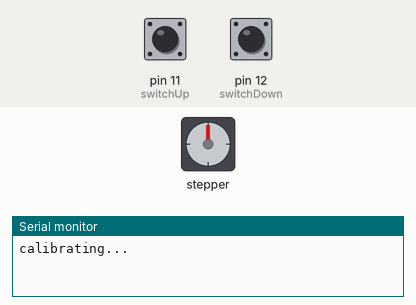
This sketch was run on a simulated Arduino Nano, built with avr-gcc and run on an emulated ATmega328P. Parts: stepper motor, the last lines printed to the serial monitor. Inputs (shaded band) come from the test bench; at power-on: pin 12 (switchDown) HIGH, pin 11 (switchUp) LOW. Stepper angles assume 200 steps per turn.

Above: at 1.3 s.
1.4 s: pin 12 (switchDown) pulled LOW for 0.15 s
At 2.5 s:
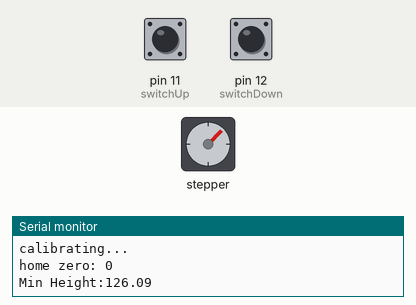
At 10.3 s:
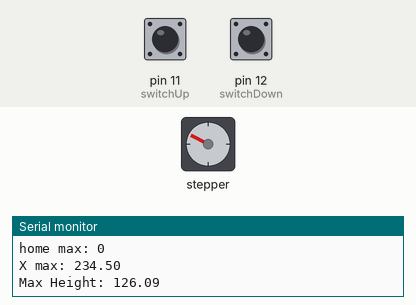
Timing chart, 0 to 11.8 s (numbered marks = the images above; inputs shaded):
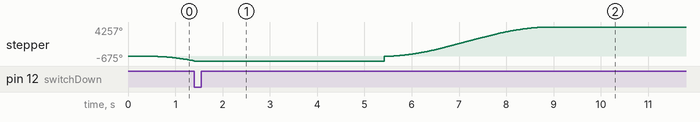

The sketch:

Codigo_Mesa_VX.ino
```cpp
/* *******************************
The table will be controled by the targetHeight variable. The stepper will control the
Table working variables:
  <XLow>  - interaxis horizontal distance of the bottom joints when table is in the minimum height ( lowermost position)
  <XHigh> - the same when the table is in the uppermost height.
  <maxHeight> - max height allowed for the table.Corresponds to <xHeight> + D1+D2
  <minHeigh> - min height allowed for the table. Corresponds to <xLow>
  <targetHeight> - the control variable of the elevation of the table
  <targetX> - the value of X corresponding to targetHeght
Table Configuration
   L - stands for the inteeraxis of elevation bars
   D1 - Stands for the distance between the upper axis of rotation of the elevation bar to top of table (Sliding disks).
   D2 - Stands for the distance between the lower axis of rotation of the elevation bar to bottom of table.

MODEL_ME_1 refers to the first table. If another one is produced the values below must be configured

Behaviour on BOOT:

 The table moves a litle bi upwards to prevent pressing the switch if it is down, then moves down until reaches de limit swirtch.
 After a pause, it moves up until reaches the upmost switch. This establishes the OPERATION RANGE. Then it moves down again to the
 normal working height (This must be defined after assembling it to the ROBOT)

Format and example of a JSON STRING command:

{"speed": "1500" , "targetHeight" : "120.5"}

THE MAXIMUM SPEED ALLOWED DEPENDS ON THE POWER SOURCE VOLTAGE, CURRENT AND THE QUALITY OF THE DRIVER.
THE ACCELSTEPPER LIBRARY ACCEPTS FREQUENCIES UP TO 4000 Hz
FOR MY DRIVER THE MAX CURRENT IS 3.5A POWER SOURCE VOLTAGE 24 V. THE MAX FREQ IS 4000 Hz in load free situation. At full load use 1000 Hz

****ALL print statements are for debugging ****

*********************************************/
#define MODEL_ME_1

#ifdef MODEL_ME_1
  double L =240.0; // mm
  double D1 = 41.0 ;  // Table intrinsic variable
  double D2 = 34.0 ;  // Table intrinsic variable
  const double XMIN = 234.5; // Physical dimension according to the position of the downmost limitswitch
#else
//  double L = 240.0; //
//  double D1 = 36.0 ; // Até aos patins de apoio
//  double D2 = 31.0 ;
//  const double XMIN = 230; // Physical dimension acording to table
#endif


#include <Arduino.h>
#include <Wire.h>
#include <AccelStepper.h>
#include <ArduinoJson.h>

// Define stepper motor connections and motor interface type. Motor interface type must be set to 1 when using a driver:
#define dirPin 2
#define stepPin 7
#define enablePin 4
#define switchDown 12
#define switchUp 11
#define motorInterfaceType 1
#define stepsPerRevolution 200
#define gearBoxRatio 20
#define HOMING_DISTANCE 80000000L


//Table variables
double xHigh , xLow , targetX ;
double targetHeight;
float  screwPitch = 1.5;
double maxHeight, minHeight;
double workingHeight =  130; // To be checked upon calibration DO NOT CHANGE

//Stepper Variables
int max_speed = 4000;     // In the accellstep lib this is the max frequency. For the current situation the max allowed by the DRIVER/MOTOR is 3000 Hz load free
int rotation_speed ;	  // 1000 Hz full load
long position;
long max_position;


const int JSON_CAPACITY = JSON_OBJECT_SIZE(2) + 40;  // Adjust the capacity as needed

// Create a new instance of the AccelStepper class:
AccelStepper stepper = AccelStepper(motorInterfaceType, stepPin, dirPin);

//******************* Funcao de HOMING ******************************
// Para evitar descer com o switchDown já pressionado, move para cima um pouco, e depois anda com o elevador para baixo até encontrar o switchDown
//(pino 12)
// All Serial.print statements are just for debuging purposes
//*******************************************************************

void calibrateStepper(){
    stepper.setCurrentPosition(0);
    Serial.println("calibrating...");
    stepper.setMaxSpeed(1200);
    if (digitalRead(switchDown) == 0) {
    position = 8000;
    stepper.runToNewPosition(position); //move UP a little to guarantee that microswitch is sufficiently appart
    stepper.setCurrentPosition(0);
    } ;
    delay(500);
    stepper.moveTo(-HOMING_DISTANCE);  // Move down
    while(digitalRead(switchDown) == 1){
      stepper.run();
    };
    stepper.stop();
    stepper.setCurrentPosition(0);
    xLow = XMIN;
    minHeight = L * sqrt(1 - sq(xLow/L ))+ D1 + D2;
    Serial.println("home zero: 0");
    Serial.print ("Min Height:");
    Serial.println(minHeight);
    delay(2000);
    stepper.moveTo(HOMING_DISTANCE);  // Move up
    while(digitalRead(switchUp) == 1){
      stepper.run();
      };
    stepper.stop();
    max_position = stepper.currentPosition();
    stepper.setCurrentPosition(max_position);
    stepper.runToNewPosition(max_position);
    xHigh = xLow - max_position*0.000375;  //max_position*(1/stepsPerRevolution)*(1/gearBoxRatio)*screwPitch;
    maxHeight = L * sqrt(1 - sq(xHigh/L ))+ D1 + D2;
    Serial.print("home max: ");
    Serial.println(max_position);
    Serial.print("X max: ");
    Serial.println(xHigh);

    Serial.print("Max Height: ");
    Serial.println(maxHeight);

    delay(2000);
    // DEFINE workingHeight
    workingHeight -= (D1 + D2);
    targetX = L * sqrt(1-sq(workingHeight/L));
    position = (long)((xLow - targetX)*stepsPerRevolution*gearBoxRatio/screwPitch); // Indicate desired position in no. of steps
    stepper.runToNewPosition(position);
    delay(2000);

}


void setup()
{
  // put your setup code here, to run once:s
  Serial.begin(115200);
  pinMode(dirPin, OUTPUT);
  pinMode(stepPin, OUTPUT);
  pinMode(enablePin, OUTPUT);
  pinMode(switchDown, INPUT);
  pinMode(switchDown, INPUT);
  stepper.setEnablePin(enablePin);
  stepper.setMinPulseWidth(10);
  digitalWrite(enablePin, HIGH);
  stepper.setMaxSpeed(max_speed);
  stepper.setAcceleration(1000);  //maxima aceleracao para uma carga de 25kg
  calibrateStepper();
}


void loop() {
  stepper.disableOutputs();
  delay(100);

//**************** receive and parse json string ***********************
  if (Serial.available() > 0) {
//  Read the incoming JSON string
    String jsonString = Serial.readString();
    //String jsonString = {"speed":"3000", "targetHeight": "135"};
    // Create a JSON buffer
    StaticJsonDocument<JSON_CAPACITY> jsonBuffer;
    // Deserialize the JSON string
    DeserializationError error = deserializeJson(jsonBuffer, jsonString);
    // Check if parsing was successful
    if (error == DeserializationError::Ok) {
      // Retrieve the values from the JSON
      int speed = jsonBuffer["speed"];
      if (speed > max_speed) speed = max_speed; //Limit maxspeed according to the Stepper driver.
      // Serial.println(speed);
      targetHeight = jsonBuffer["targetHeight"];
      targetHeight -= (D1 + D2);
      targetX = L * sqrt(1-sq(targetHeight/L));
      position = (long)((xLow - targetX)*stepsPerRevolution*gearBoxRatio/screwPitch); // Indicate desired position in no. of steps
      if (position > max_position || position < minHeight) {      // Test HIGHER and LOWER limits to protect the table
        position = stepper.currentPosition();
        Serial.println("Out of Range");
        } else {
          rotation_speed = speed;
          // Print the values to the Serial monitor
          Serial.print("Speed: ");
          Serial.println(speed);
          Serial.print("targetHeight: ");
          Serial.println(targetHeight+ D1 + D2);
          Serial.print("targetX: ");
          Serial.println(targetX);
          Serial.print("position: ");
          Serial.println(position);
        }
      } else {
        // Print an error message if parsing failed
        Serial.print("JSON parsing error: ");
        Serial.println(error.c_str());
      //**********************************************************************
      }
      stepper.enableOutputs();
      delay(300);
      stepper.setMaxSpeed(rotation_speed);
      delay(300);
      //stepper.runToNewPosition(stepper.currentPosition() + position);
      stepper.runToNewPosition(position);
      Serial.print("CurrentPosition: ");
      Serial.println(stepper.currentPosition());
      Serial.print("CurrentHeight: ");
      Serial.println(targetHeight+ D1 + D2);
      Serial.print("CurrentX: ");
      Serial.println(targetX);
    }
}
```
